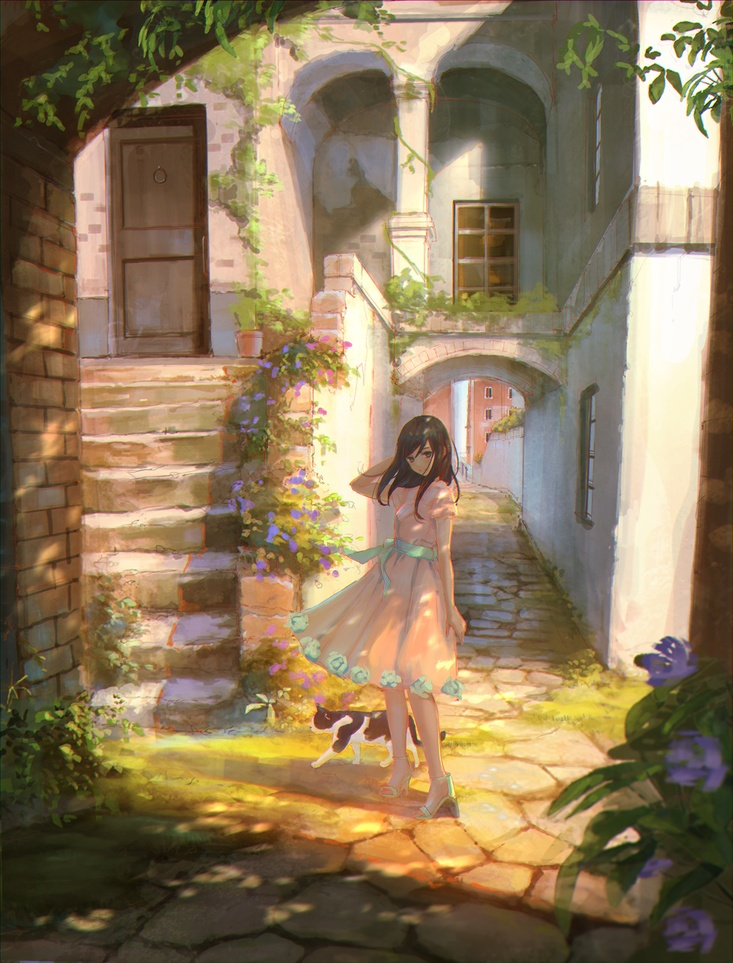
#> input picture OpenCV/1542505298935.jpg, 733 x 963 px, shrunk from 1200 x 1578 before the run
$ python readimages.py
#> lines starting #> are read from the running program, lines starting #| are printed output that depends on the picture
import numpy as np
import cv2
#load an color image

img = cv2.imread('1542505298935.jpg',0)
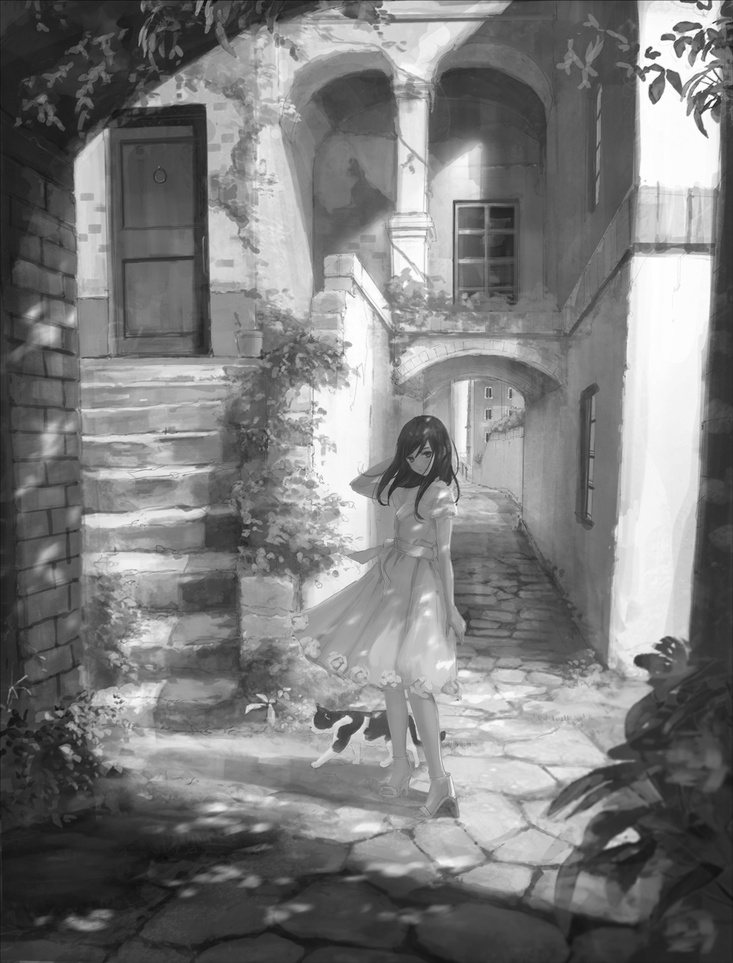
#> img: shape (963, 733); min 11, max 255, mean 124.2
#firstimg = cv2.imread('cap_00000000.bmp')
#secondimg = cv2.imread('cap_00000001.bmp')
""" cv2.imshow('image',firstimg)
cv2.imshow('image',secondimg) """
cv2.imshow('test',img)

k = cv2.waitKey(0) & 0xFF
#> (key Esc is pressed here)

if k == 27:     #wait for ESC key to exit
    cv2.destroyAllWindows()
elif k == ord('s'):     #wait for 's' key to save and exit
    cv2.imwrite('test.png', img)
    cv2.destroyAllWindows()
